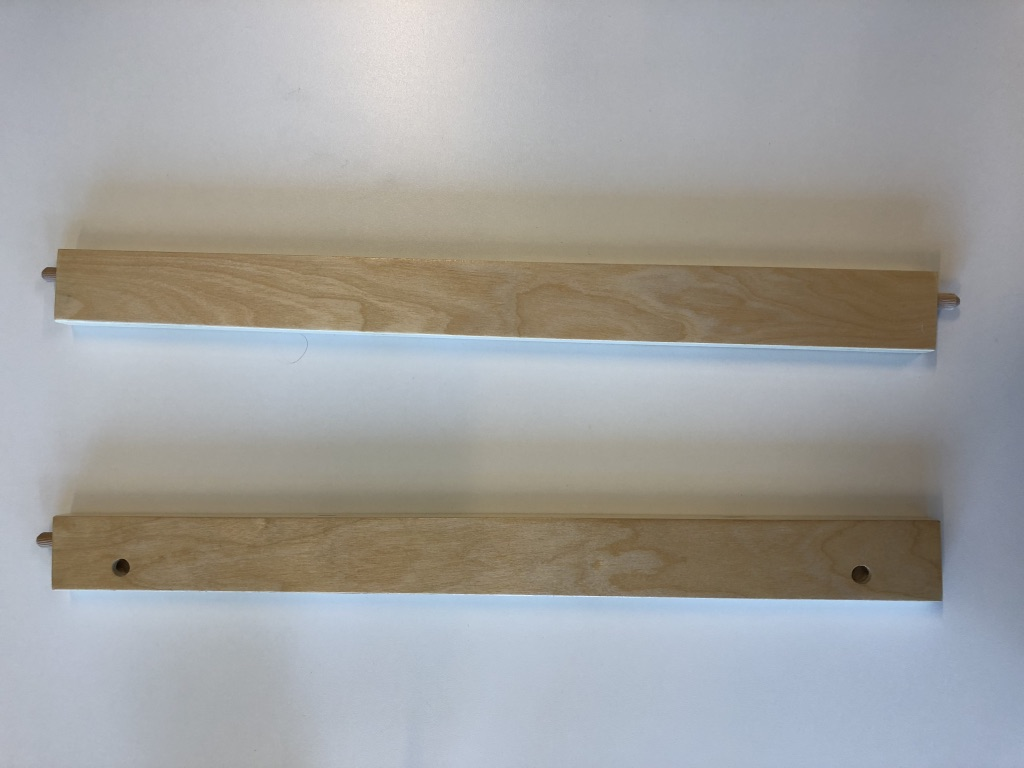
%> input picture ObjectDetectionPrototyping/edgeDetection/im8.jpg, 1024 x 768 px
$ octave watershedTesting.m   (GNU Octave 9; MATLAB toolbox functions it lacks are replaced by stand-ins)
%> lines starting %> are read from the running program, lines starting %| are printed output that depends on the picture; in (x1, y1, x2, y2) boxes, pixels count from 0 and x2, y2 are one past the last pixel; in counts of white or black regions, pixels touching at a corner belong together; the program's own positions count from 1
clear all
close all
%% Watershed method

%% load img
rgb = imread('im8.jpg');
%> rgb is the input picture: size 768x1024x3 uint8; mean R, G, B 161.1, 160.5, 158.6
I = rgb2gray(rgb);
imshow(I)


%% apply filter
hy = fspecial('sobel');
hx = hy';
Iy = imfilter(double(I), hy, 'replicate');
Ix = imfilter(double(I), hx, 'replicate');
gradmag = sqrt(Ix.^2 + Iy.^2);
figure
imshow(gradmag,[]), title('Gradient magnitude (gradmag)')

%% test watershed
L = watershed(gradmag);
Lrgb = label2rgb(L);
figure, imshow(Lrgb), title('Watershed transform of gradient magnitude (Lrgb)')
%% Mark foreground objects with dilation

se = strel('disk', 20);
Io = imopen(I, se);
figure
imshow(Io), title('Opening (Io)')

Ie = imerode(I, se);
Iobr = imreconstruct(Ie, I);
figure
imshow(Iobr), title('Opening-by-reconstruction (Iobr)')

%% Mark with morphological reconstruction
Ioc = imclose(Io, se);
figure
imshow(Ioc), title('Opening-closing (Ioc)')

Iobrd = imdilate(Iobr, se);
Iobrcbr = imreconstruct(imcomplement(Iobrd), imcomplement(Iobr));
Iobrcbr = imcomplement(Iobrcbr);
figure
imshow(Iobrcbr), title('Opening-closing by reconstruction (Iobrcbr)')

%% Decide on Iobrcbr or Ioc

fgm = imregionalmax(Iobrcbr);
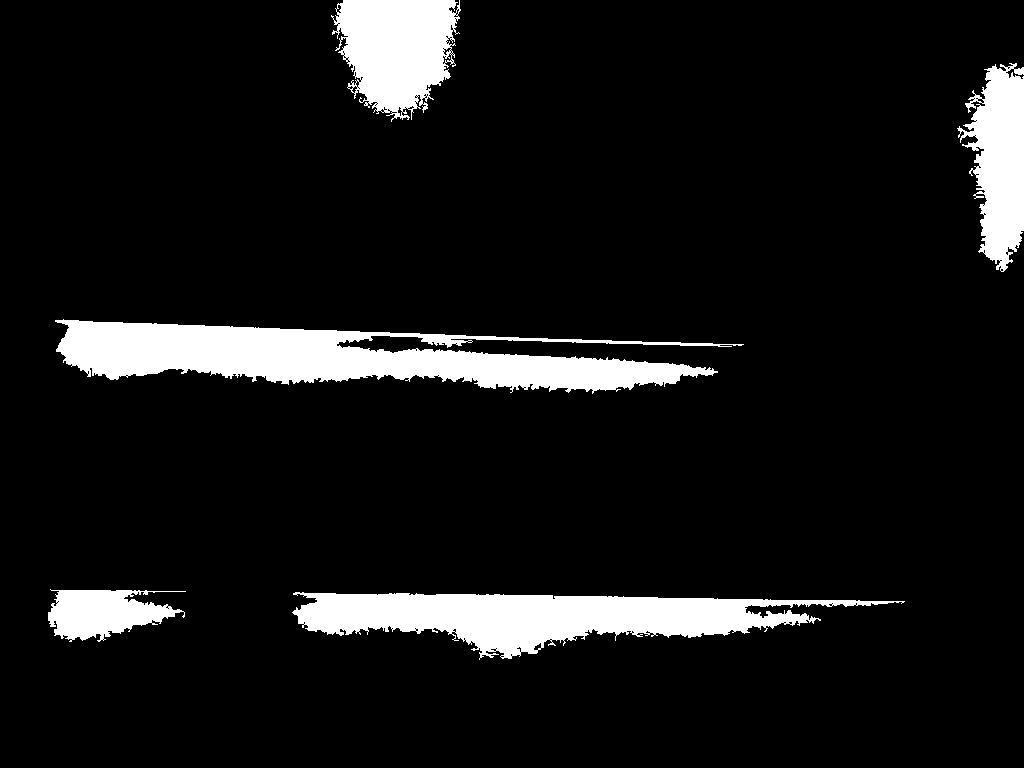
%> fgm: size 768x1024 logical; 8.9% white; 5 white regions, box (x1, y1, x2, y2) and area: (55, 319, 744, 394) 25897, (292, 592, 905, 660) 19987, (331, 0, 461, 122) 10829, (957, 63, 1024, 272) 8619, (48, 589, 186, 642) 4500
figure
imshow(fgm), title('Regional maxima of opening-closing by reconstruction (fgm)')

%% superimpose foreground markers on original img

I2 = I;
I2(fgm) = 255;
%> I2: size 768x1024 uint8; min 10, max 255, mean 165.7
figure
imshow(I2), title('Regional maxima superimposed on original image (I2)')

%% Close and follow by erosion
se2 = strel(ones(5,5));
fgm2 = imclose(fgm, se2);
%> fgm2: size 768x1024 logical; 9.3% white; 5 white regions, box (x1, y1, x2, y2) and area: (55, 319, 744, 394) 26553, (292, 592, 905, 660) 20775, (331, 0, 461, 122) 11735, (957, 63, 1024, 272) 9268, (48, 589, 186, 642) 4750
fgm3 = imerode(fgm2, se2);
%> fgm3: size 768x1024 logical; 7.9% white; 6 white regions, box (x1, y1, x2, y2) and area: (60, 322, 712, 390) 21837, (296, 595, 812, 657) 17349, (335, 0, 458, 118) 10870, (960, 65, 1024, 269) 8299, (50, 592, 173, 639) 3866, (818, 602, 869, 605) 75

%% Remove stray pixels, using bwareaopen, specify minimal nr of pixels/blob

fgm4 = bwareaopen(fgm3, 20);
I3 = I;
I3(fgm4) = 255;
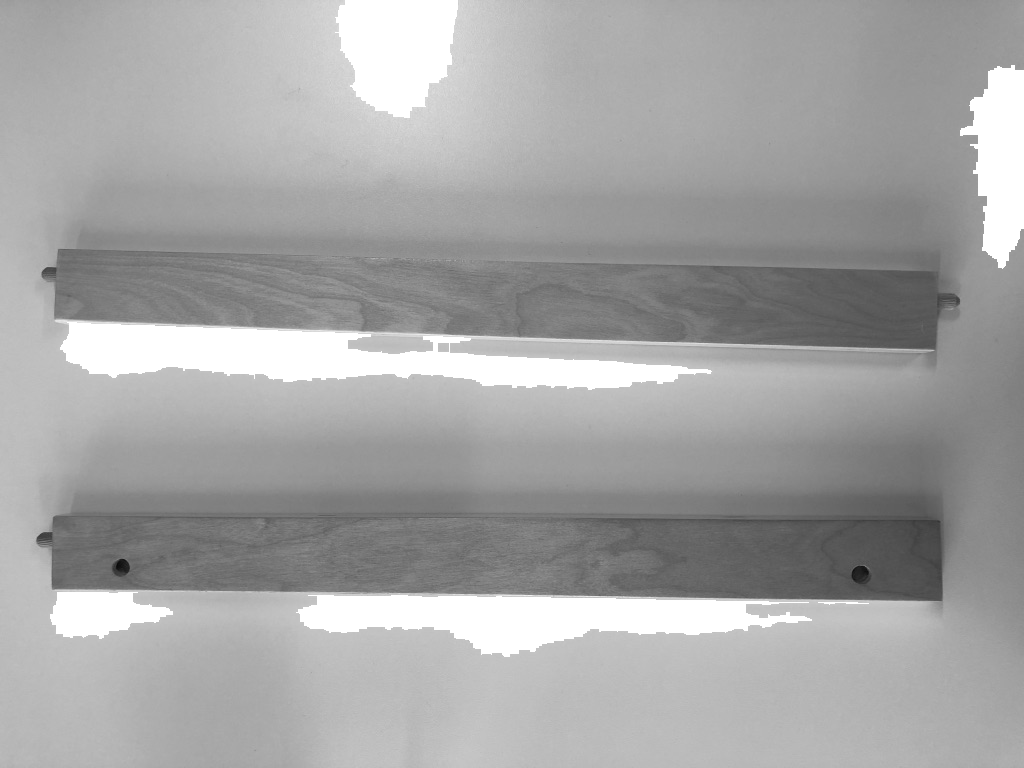
%> I3: size 768x1024 uint8; min 10, max 255, mean 165.1
figure
imshow(I3)
title('Modified regional maxima superimposed on original image (fgm4)')

%% Mark the background using thresholding
T = 0.29;
bw = imbinarize(Iobrcbr);
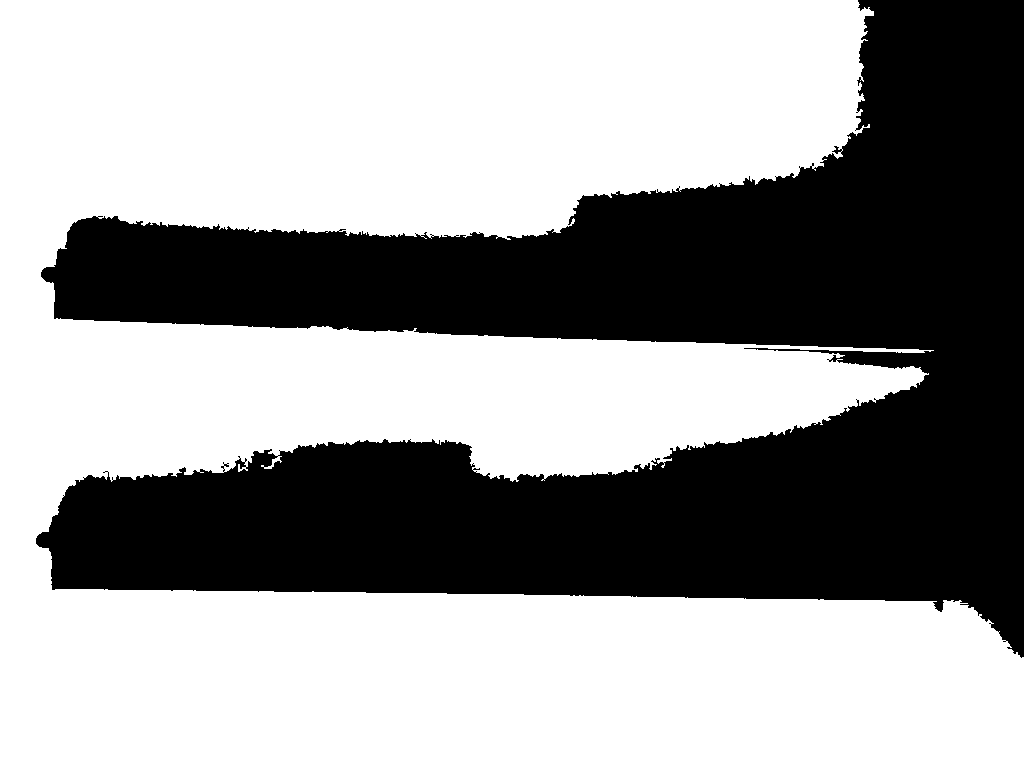
%> bw: size 768x1024 logical; 61% white; 1 black region, box (x1, y1, x2, y2) and area: (36, 0, 1024, 658) 307098
figure
imshow(bw), title('Thresholded opening-closing by reconstruction (bw)')

%% Compute Skeleton by Influence Zones, using watershed transform of the distance transform of bw.
D = bwdist(bw);
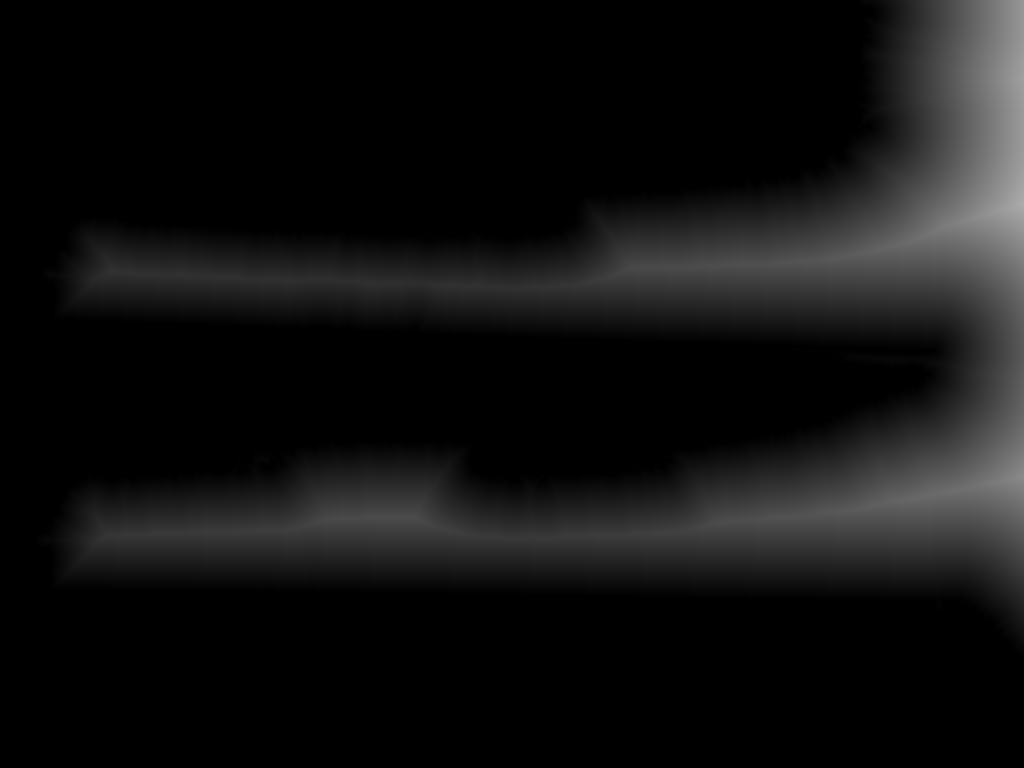
%> D: size 768x1024 single; min 0, max 171.7, mean 17.2
DL = watershed(D);
%> DL: size 768x1024 uint8; every value is 1
bgm = DL == 0;
%> bgm: size 768x1024 logical; every value is 0
figure
imshow(bgm), title('Watershed ridge lines (bgm)')

$ run again, with ObjectDetectionPrototyping/edgeDetection/im1.jpg copied over ObjectDetectionPrototyping/edgeDetection/im8.jpg
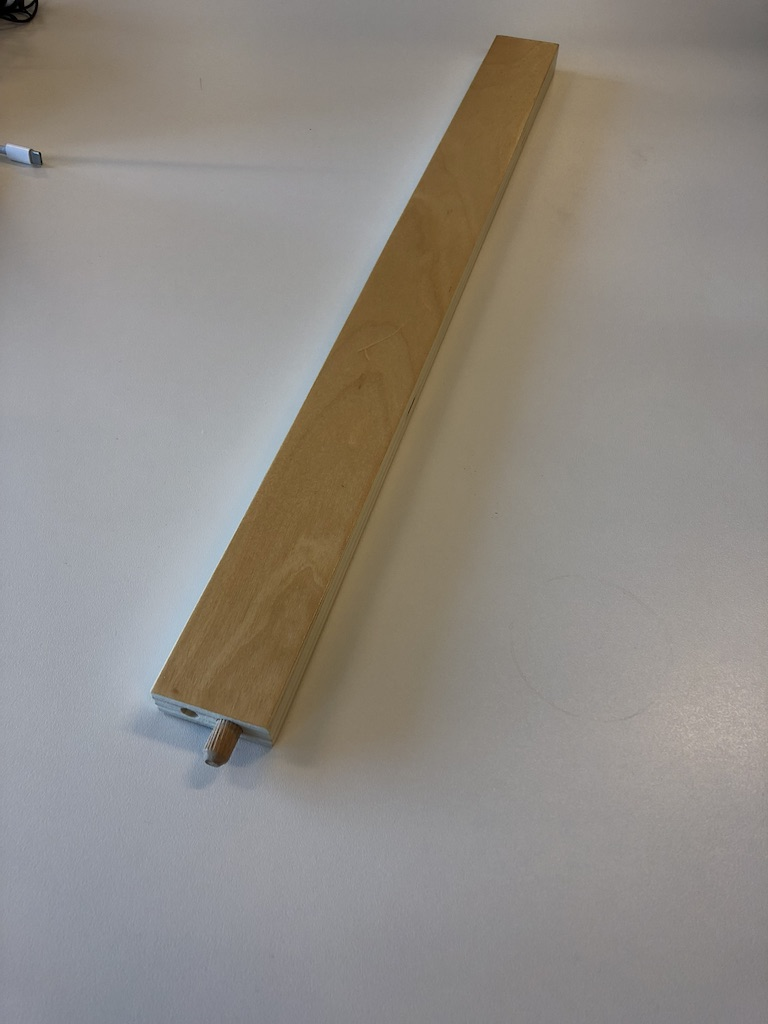
%> input picture ObjectDetectionPrototyping/edgeDetection/im1.jpg, 768 x 1024 px
%> rgb is the input picture: size 1024x768x3 uint8; mean R, G, B 143.5, 138.5, 132.7
%> `fgm = imregionalmax(Iobrcbr);`:
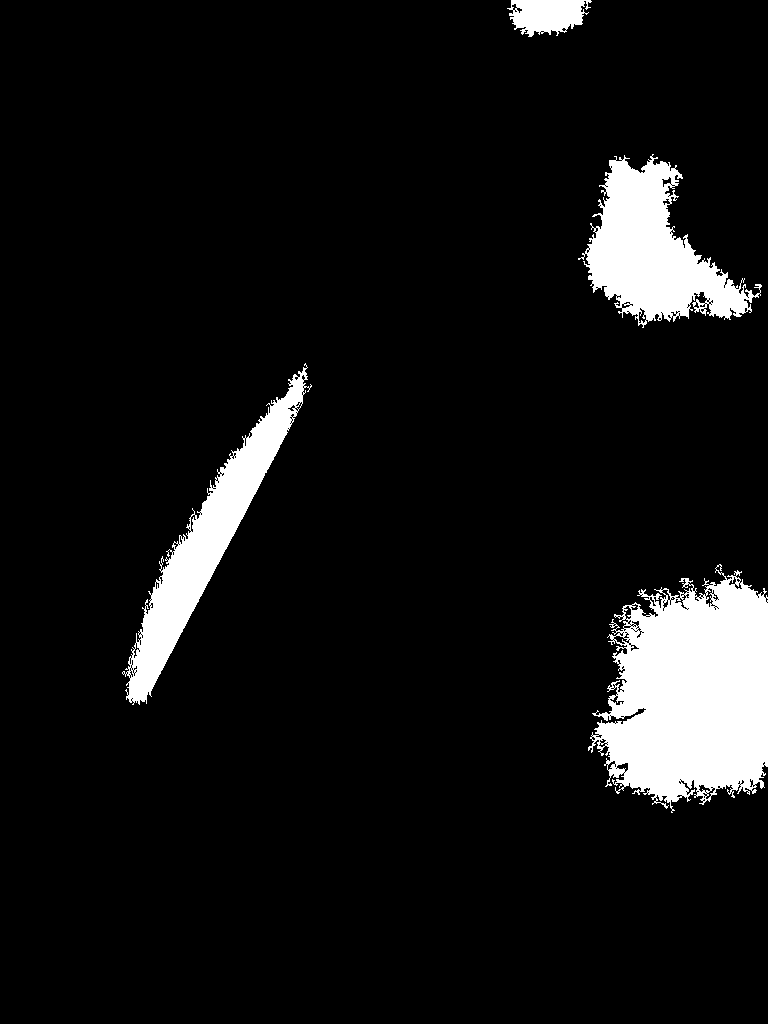
%> fgm: size 1024x768 logical; 7.7% white; 4 white regions, box (x1, y1, x2, y2) and area: (588, 564, 768, 813) 30249, (578, 154, 762, 328) 14760, (122, 363, 312, 705) 13153, (507, 0, 592, 37) 2180
%> I2: size 1024x768 uint8; min 0, max 255, mean 146.6
%> fgm2: size 1024x768 logical; 8.3% white; 4 white regions, box (x1, y1, x2, y2) and area: (588, 564, 768, 813) 32861, (578, 154, 762, 328) 16065, (122, 363, 312, 705) 14068, (507, 0, 592, 37) 2382
%> fgm3: size 1024x768 logical; 7.5% white; 6 white regions (2 under 20 px), largest, box (x1, y1, x2, y2) and area: (594, 573, 768, 807) 30833, (584, 159, 750, 324) 14241, (127, 373, 308, 702) 11917, (511, 0, 589, 34) 2050
%> I3: size 1024x768 uint8; min 0, max 255, mean 146.5
%> bw: size 1024x768 logical; 82% white; 3 black regions, box (x1, y1, x2, y2) and area: (152, 35, 574, 770) 119367, (0, 0, 134, 139) 13243, (647, 0, 768, 139) 8737
%> `D = bwdist(bw);`:
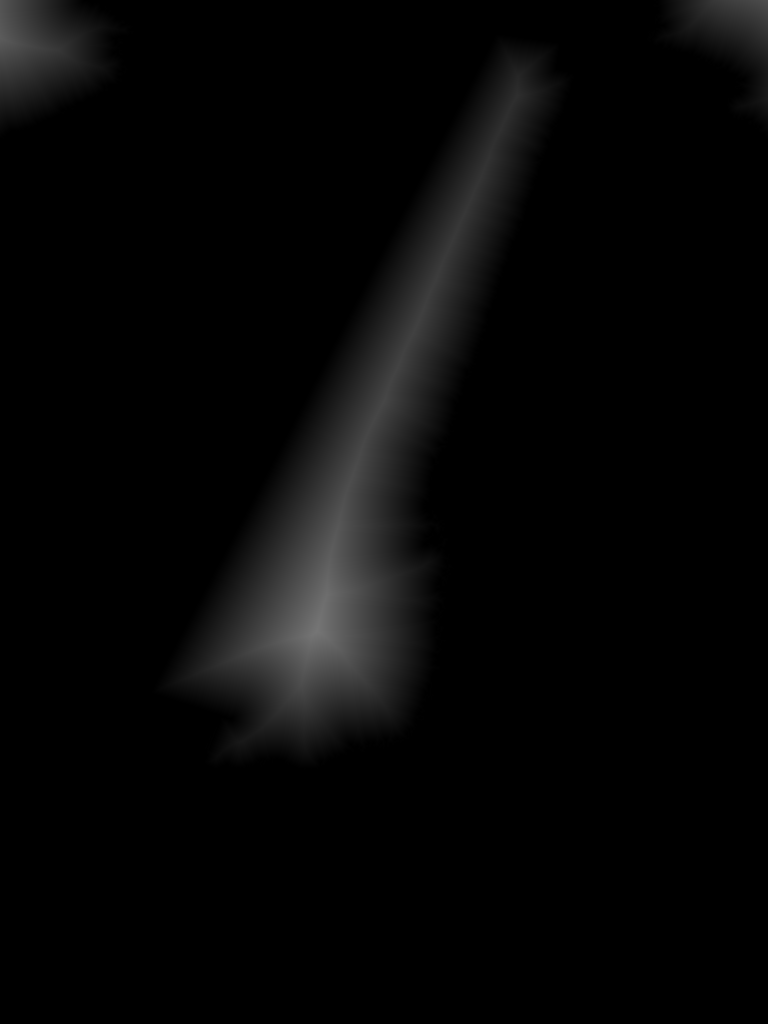
%> D: size 1024x768 single; min 0, max 117.8, mean 6.4
%> DL: size 1024x768 uint8; every value is 1
%> bgm: size 1024x768 logical; every value is 0
